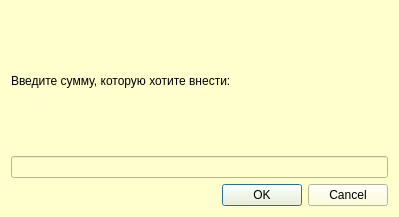
<?xml version="1.0" encoding="UTF-8"?>
<ui version="4.0">
 <class>Dialog</class>
 <widget class="QDialog" name="Dialog">
  <property name="geometry">
   <rect>
    <x>0</x>
    <y>0</y>
    <width>399</width>
    <height>217</height>
   </rect>
  </property>
  <property name="windowTitle">
   <string>Dialog</string>
  </property>
  <property name="styleSheet">
   <string notr="true">background-color: rgb(255, 255, 205);</string>
  </property>
  <layout class="QHBoxLayout" name="horizontalLayout">
   <item>
    <layout class="QVBoxLayout" name="verticalLayout_2">
     <item>
      <layout class="QVBoxLayout" name="verticalLayout">
       <item>
        <widget class="QLabel" name="label">
         <property name="styleSheet">
          <string notr="true">font: 12pt &quot;Microsoft YaHei&quot;;</string>
         </property>
         <property name="text">
          <string>Введите сумму, которую хотите внести:</string>
         </property>
        </widget>
       </item>
       <item>
        <widget class="QLineEdit" name="lineEdit">
         <property name="styleSheet">
          <string notr="true">font: 18pt &quot;Microsoft YaHei&quot;;</string>
         </property>
        </widget>
       </item>
      </layout>
     </item>
     <item>
      <widget class="QDialogButtonBox" name="buttonBox">
       <property name="orientation">
        <enum>Qt::Horizontal</enum>
       </property>
       <property name="standardButtons">
        <set>QDialogButtonBox::Cancel|QDialogButtonBox::Ok</set>
       </property>
      </widget>
     </item>
    </layout>
   </item>
  </layout>
 </widget>
 <resources/>
 <connections>
  <connection>
   <sender>buttonBox</sender>
   <signal>accepted()</signal>
   <receiver>Dialog</receiver>
   <slot>accept()</slot>
   <hints>
    <hint type="sourcelabel">
     <x>248</x>
     <y>254</y>
    </hint>
    <hint type="destinationlabel">
     <x>157</x>
     <y>274</y>
    </hint>
   </hints>
  </connection>
  <connection>
   <sender>buttonBox</sender>
   <signal>rejected()</signal>
   <receiver>Dialog</receiver>
   <slot>reject()</slot>
   <hints>
    <hint type="sourcelabel">
     <x>316</x>
     <y>260</y>
    </hint>
    <hint type="destinationlabel">
     <x>286</x>
     <y>274</y>
    </hint>
   </hints>
  </connection>
 </connections>
</ui>
